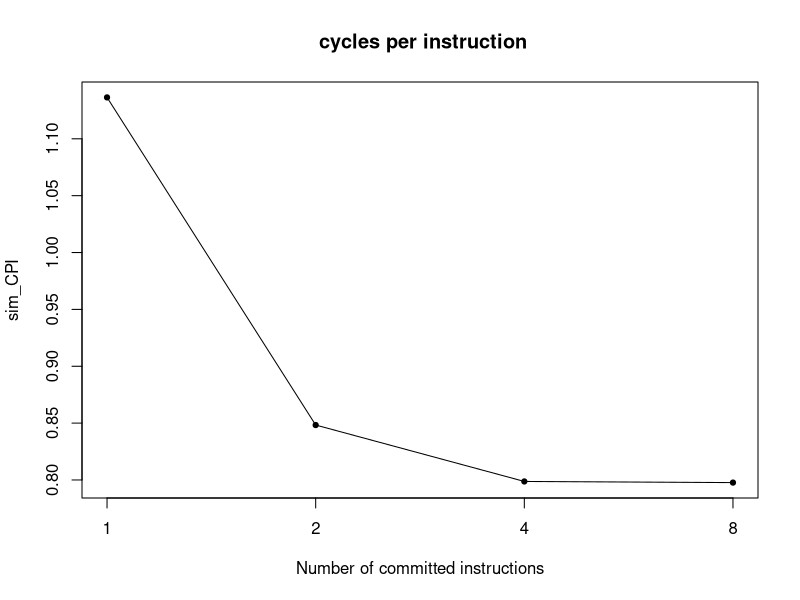
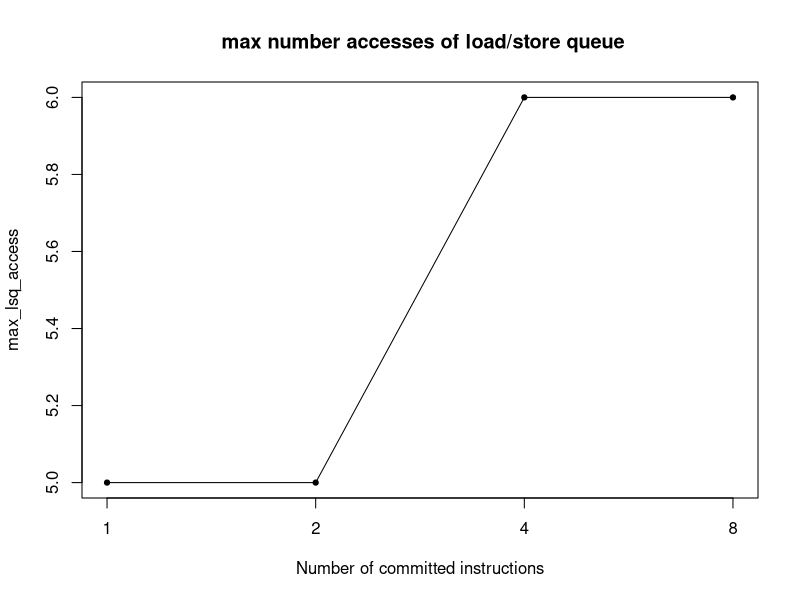
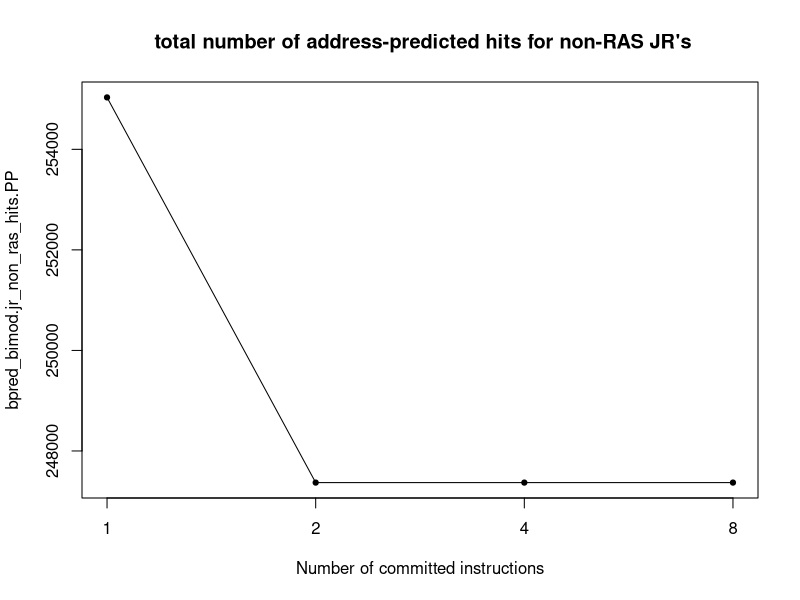
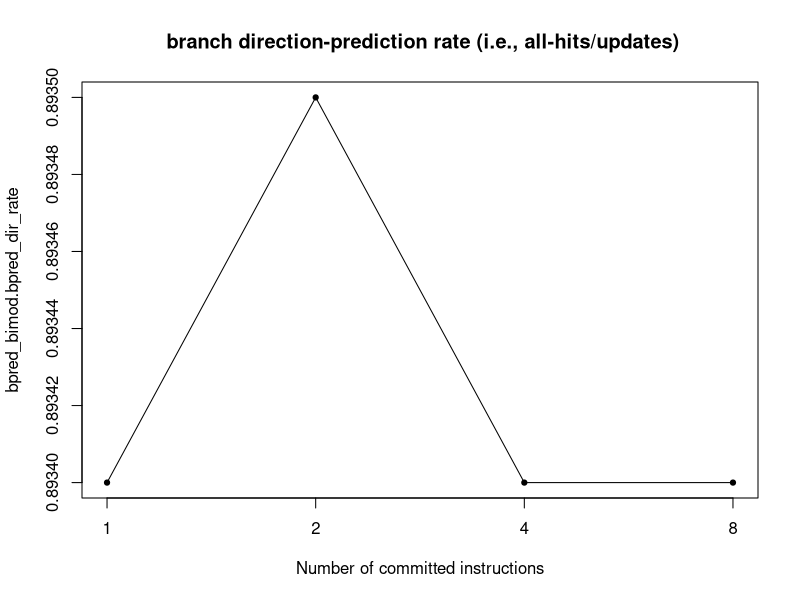
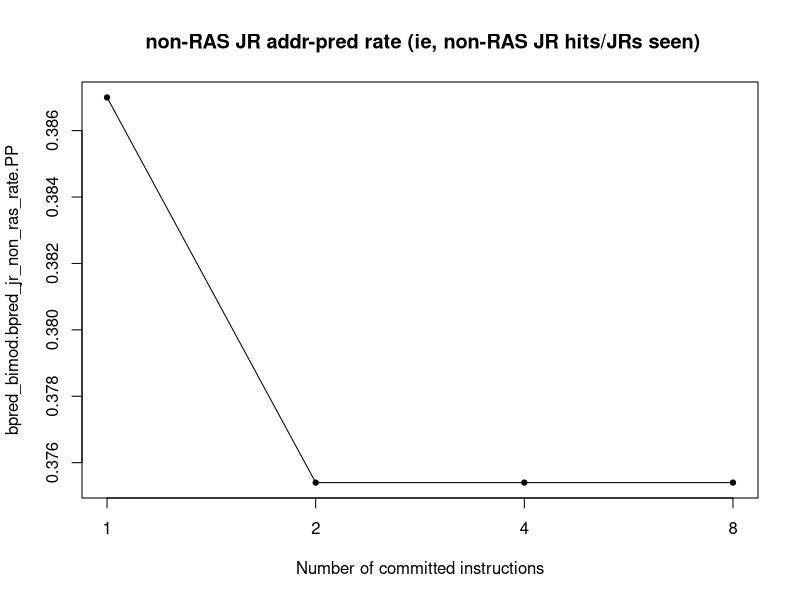
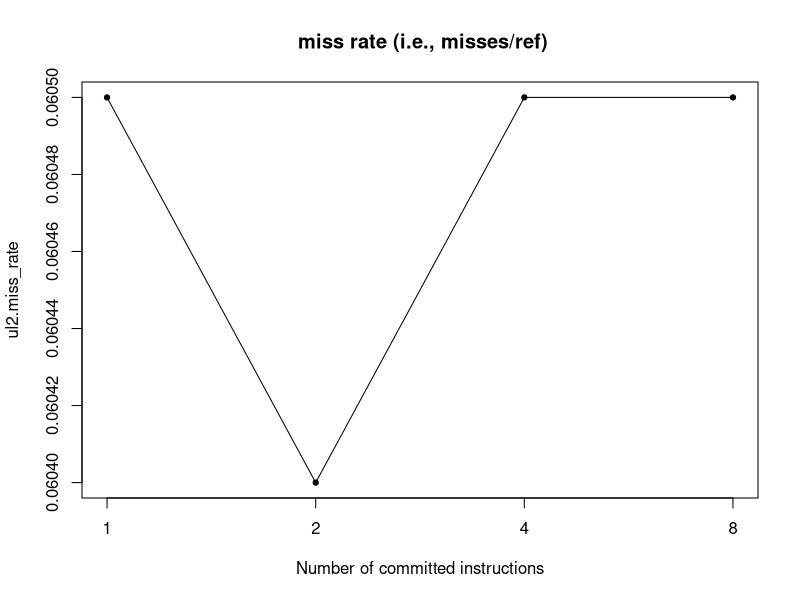
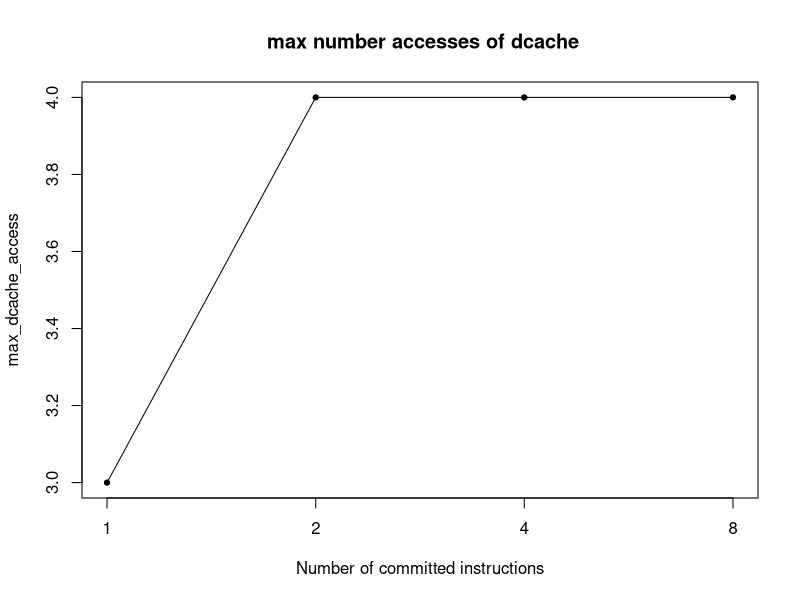
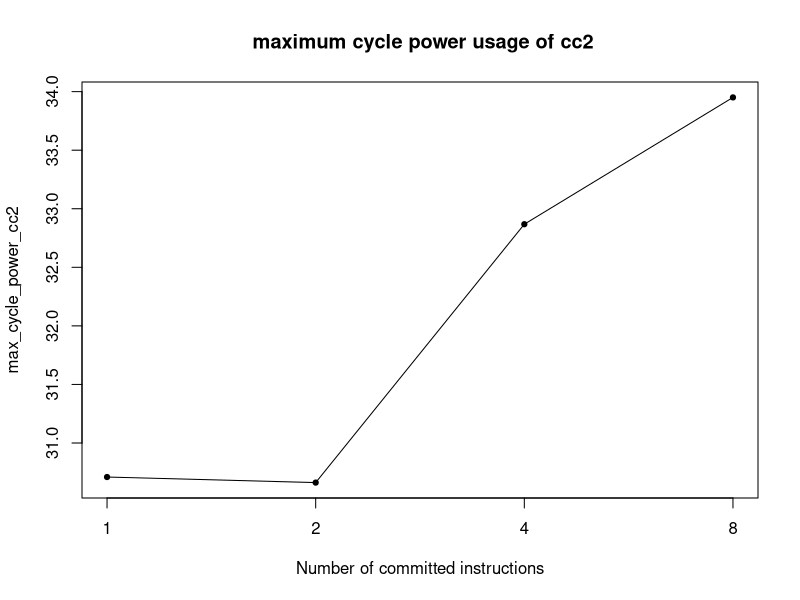

The R source for these figures, in order:
start <- 219
top <- 10
xlab <- "Number of committed instructions"

data <- readLines("Results/results_C1.txt") 
data <- data[start:length(data) - 1]
n <- length(data)
empty <- rep(0, n)
results <- data.frame(metric = empty, C1 = empty)
for(i in 1:n){
  result <- strsplit(strsplit(data[i], "#")[[1]][1], "\\s+")[[1]]
  results[i,1] <- result[1]
  results[i,2] <- as.numeric(result[2])
}
data <- readLines("Results/results_C2.txt") 
data <- data[start:length(data) - 1]
results$C2 <- empty
for(i in 1:n){
  result <- strsplit(strsplit(data[i], "#")[[1]][1], "\\s+")[[1]]
  results[i,3] <- as.numeric(result[2])
}
data <- readLines("Results/results_C4.txt") 
data <- data[start:length(data) - 1]
results$C4 <- empty
for(i in 1:n){
  result <- strsplit(strsplit(data[i], "#")[[1]][1], "\\s+")[[1]]
  results[i,4] <- as.numeric(result[2])
}
data <- readLines("Results/results_C8.txt") 
data <- data[start:length(data) - 1]
results$C8 <- empty
results$desc <- empty
for(i in 1:n){
  result <- strsplit(strsplit(data[i], "#")[[1]][1], "\\s+")[[1]]
  results[i,5] <- as.numeric(result[2])
  results[i,6] <- strsplit(data[i], "#")[[1]][2]
}

plot(1:4,results[15,2:5],type='l',axes=F,ylab=results[15,1]
     ,main=results[15,6]
     ,xlab=xlab)
points(1:4,results[15,2:5],cex=0.7,pch=21,bg=1)
box()
axis(1,at=1:4,labels=c(1,2,4,8))
axis(2)

results$min <- apply(results[,2:5],1,min)
results$max <- apply(results[,2:5],1,max)
results$range <- results$max - results$min
results$sd <- apply(results[,2:5],1,sd)
results$index <- results$sd / results$range

results <- results[with(results,order(-index)),]
write.csv(results,'Results/metrics_C.csv',row.names = F)
results <- results[1:top,1:6]

for(i in 1:top){
  plot(1:4,results[i,2:5],type='l',axes=F,ylab=results[i,1]
       ,main=results[i,6]
       ,xlab=xlab)
  box()
  axis(1,at=1:4,labels=c(1,2,4,8))
  axis(2)
  points(1:4,results[i,2:5],cex=0.7,pch=21,bg=1)
}